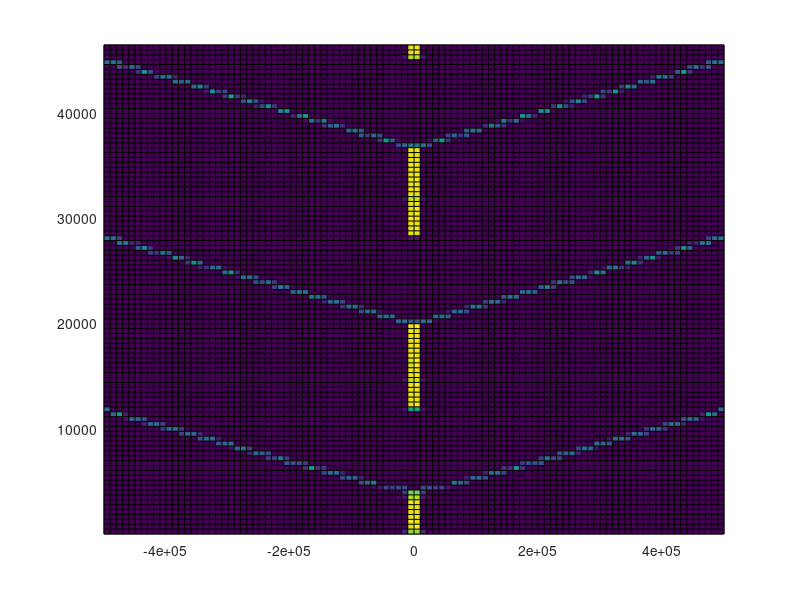

Here is the MATLAB script that generated this plot: (Note: this script raises an error after producing the figure.)
clear;
clc;
close all;

delays = importdata('Data/long_test_4_output.csv');
% delays2 = importdata('Data/long_test_2_output.csv');

% delays = [delays1; delays2];

type = 6;

max_delay = max(delays);
min_delay = min(delays);

fprintf('Max: %g ms\n', max_delay/1000);
fprintf('Min: %g ms\n', min_delay/1000);

switch type
    case 1
        categories = 10.^(2:0.2:8);

        % histogram(delays, categories)
        % set(gca, 'YScale', 'log')
        % set(gca, 'XScale', 'log')

        % log_d_pos = log10(abs(delays(delays>0)));
        % log_d_neg = log10(abs(delays(delays<0)));

        delay_pos = delays(delays>0);
        delay_neg = abs(delays(delays<0));

        histogram(delay_pos, categories)
        hold on
        histogram(delay_neg, categories)
        set(gca, 'YScale', 'log')
        set(gca, 'XScale', 'log')
   
    case 2        
        edge = 3000;
        step = 100;
        categories = 0:step:edge;
        histogram(abs(delays(delays<0)), categories)
        hold on
        histogram(delays(delays>0), categories)
%         set(gca, 'YScale', 'log')
%         set(gca, 'XScale', 'log')

    case 3
        edge = 30*1000;
        step = 100;
        categories = -edge:step:edge;
        histogram(delays, categories)
        
        
	case 4
        histogram(delays,1000)
        
    case 5
        delays = [delays, (1:size(delays,1))'];
        hist3(delays, [100, 100])
        xlabel('microseconds'); ylabel('sample');

    case 6
        delays = [delays, (1:size(delays,1))'];
        n = hist3(delays, [100, 100]); % default is to 10x10 bins
        n1 = n';
        n1(size(n,1) + 1, size(n,2) + 1) = 0;
        xb = linspace(min(delays(:,1)),max(delays(:,1)),size(n,1)+1);
        yb = linspace(min(delays(:,2)),max(delays(:,2)),size(n,1)+1);
        h = pcolor(xb,yb,n1);
        h.ZData = ones(size(n1)) * -max(max(n));
        colormap(hot) % heat map
        title('Seamount:Data Point Density Histogram and Intensity Map');
        grid on
        view(3);
        
end